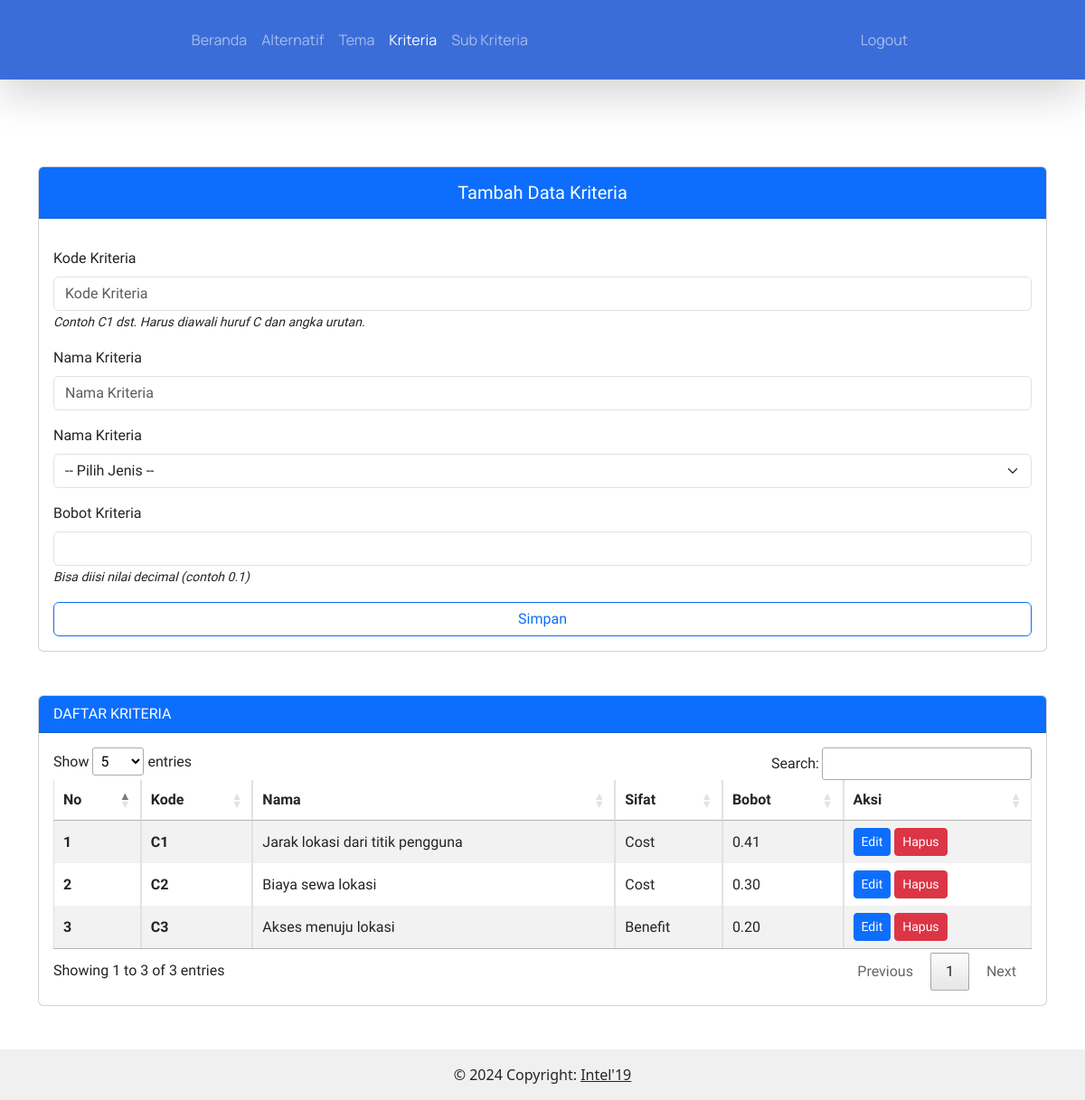
The page /admin/kriteria.php (signed in) on the database its author committed.
### tables this page shows
CREATE TABLE `kriteria` (
  `id_kriteria` char(2) NOT NULL,
  `nama_kriteria` varchar(50) NOT NULL,
  `jenis_kriteria` varchar(30) NOT NULL,
  `bobot_kriteria` double(2,2) NOT NULL
);

### config.php (called while the page is built, shortened)
<?php
function connectDatabase()
{
    $conn = new mysqli(DB_HOST, DB_USERNAME, DB_PASSWORD, DB_NAME);
    return $conn;
}
?>

### admin/functions/kriteria.php (called while the page is built, shortened)
<?php
require_once '../config.php';
class Kriteria{
    private $db;
    public function __construct()
    {
        $this->db = connectDatabase();
    }
    public function getKriteria()
    {
        return $this->db->query("SELECT * FROM `kriteria`");
    }
}
$Kriteria = new Kriteria();
?>

### admin/kriteria.php (the view, shortened to what this page needs)
<?php
require_once './header.php';
require_once './functions/kriteria.php';
$data_Kriteria = $Kriteria->getKriteria();
?>
<div class="container mb-5 pt-5" style="font-family: 'Prompt', sans-serif">
    <div class="row">
        <div class="d-xxl-flex">
            <div class="col-xxl-4 mb-xxl-3 mt-5">
                <div class="card">
                    <div class="card-header bg-primary">
                        <h5 class="text-center text-white pt-2 col-12 btn-outline-primary">
                            Tambah Data Kriteria
                        </h5>
                    </div>
                    <form method="post" action="">
                        <div class="card-body">
                            <div class="mb-3 mt-3">
                                <label for="id_kriteria" class="form-label">Kode Kriteria</label>
                                <input class="form-control" maxlength="2" required name="id_kriteria" type="text"
                                    placeholder="Kode Kriteria" aria-label="default input example">
                                <small><i>Contoh C1 dst. Harus diawali huruf C dan angka urutan.</i></small>
                            </div>
                            <div class="mb-3 mt-3">
                                <label for="nama_kriteria" class="form-label">Nama Kriteria</label>
                                <input class="form-control" required name="nama_kriteria" type="text"
                                    placeholder="Nama Kriteria" aria-label="default input example">
                            </div>
                            <div class="mb-3 mt-3">
                                <label for="jenis_kriteria" class="form-label">Nama Kriteria</label>
                                <select class="form-select" required id="jenis_kriteria" name="jenis_kriteria"
                                    aria-label="Default select example">
                                    <option value="">-- Pilih Jenis --</option>
                                </select>
                            </div>
                            <div class="mb-3 mt-3">
                                <label for="bobot_kriteria" class="form-label">Bobot Kriteria</label>
                                <input class="form-control" required step="any" name="bobot_kriteria" type="number"
                                    aria-label="default input example">
                                <small><i>Bisa diisi nilai decimal (contoh 0.1)</i></small>
                            </div>
                            <button type="submit" name="simpan" class="btn col-12 btn-outline-primary">
                                Simpan
                            </button>
                        </div>
                    </form>
                </div>
            </div>
            <div class="col-xxl-8 ms-xxl-2 mt-5">
                <div class="card">
                    <div class="card-header bg-primary text-white">DAFTAR KRITERIA</div>
                    <div class="card-body">
                        <div class="table-responsive">
                            <table class="table table-striped table-bordered nowrap" style="width:100%" id="table">
                                <thead>
                                    <tr>
                                        <th scope="col">No</th>
                                        <th scope="col">Kode</th>
                                        <th scope="col">Nama</th>
                                        <th scope="col">Sifat</th>
                                        <th scope="col">Bobot</th>
                                        <th scope="col">Aksi</th>
                                    </tr>
                                </thead>
                                <tbody class="table-group-divider">
                                    <?php foreach ($data_Kriteria as $key => $kriteria):?>
                                    <tr>
                                        <th scope="row"><?=$key+1;?></th>
                                        <th scope="row"><?=$kriteria['id_kriteria'];?></th>
                                        <td><?=$kriteria['nama_kriteria'];?></td>
                                        <td><?=$kriteria['jenis_kriteria'];?></td>
                                        <td><?=$kriteria['bobot_kriteria'];?></td>
                                        <td>
                                            <button type="button" class="btn btn-sm btn-primary" data-bs-toggle="modal"
                                                data-bs-target="#edit<?=$kriteria['id_kriteria'];?>">
                                                Edit
                                            </button>
                                            <button type="button" class="btn btn-sm btn-danger" data-bs-toggle="modal"
                                                data-bs-target="#hapus<?=$kriteria['id_kriteria'];?>">
                                                Hapus
                                            </button>
                                        </td>
                                    </tr>
                                    <?php endforeach;?>
                                </tbody>
                            </table>
                        </div>
                    </div>
                </div>
            </div>
        </div>
    </div>
    <?php foreach ($data_Kriteria as $key => $kriteria):?>
</div>
<?php endforeach;?>
<?php
    require_once './footer.php';
?>

### rows shown on the page
kriteria: id_kriteria "C1", nama_kriteria "Jarak lokasi dari titik pengguna", jenis_kriteria "Cost", bobot_kriteria "0.41"
kriteria: id_kriteria "C2", nama_kriteria "Biaya sewa lokasi", jenis_kriteria "Cost", bobot_kriteria "0.30"
kriteria: id_kriteria "C3", nama_kriteria "Akses menuju lokasi", jenis_kriteria "Benefit", bobot_kriteria "0.20"
